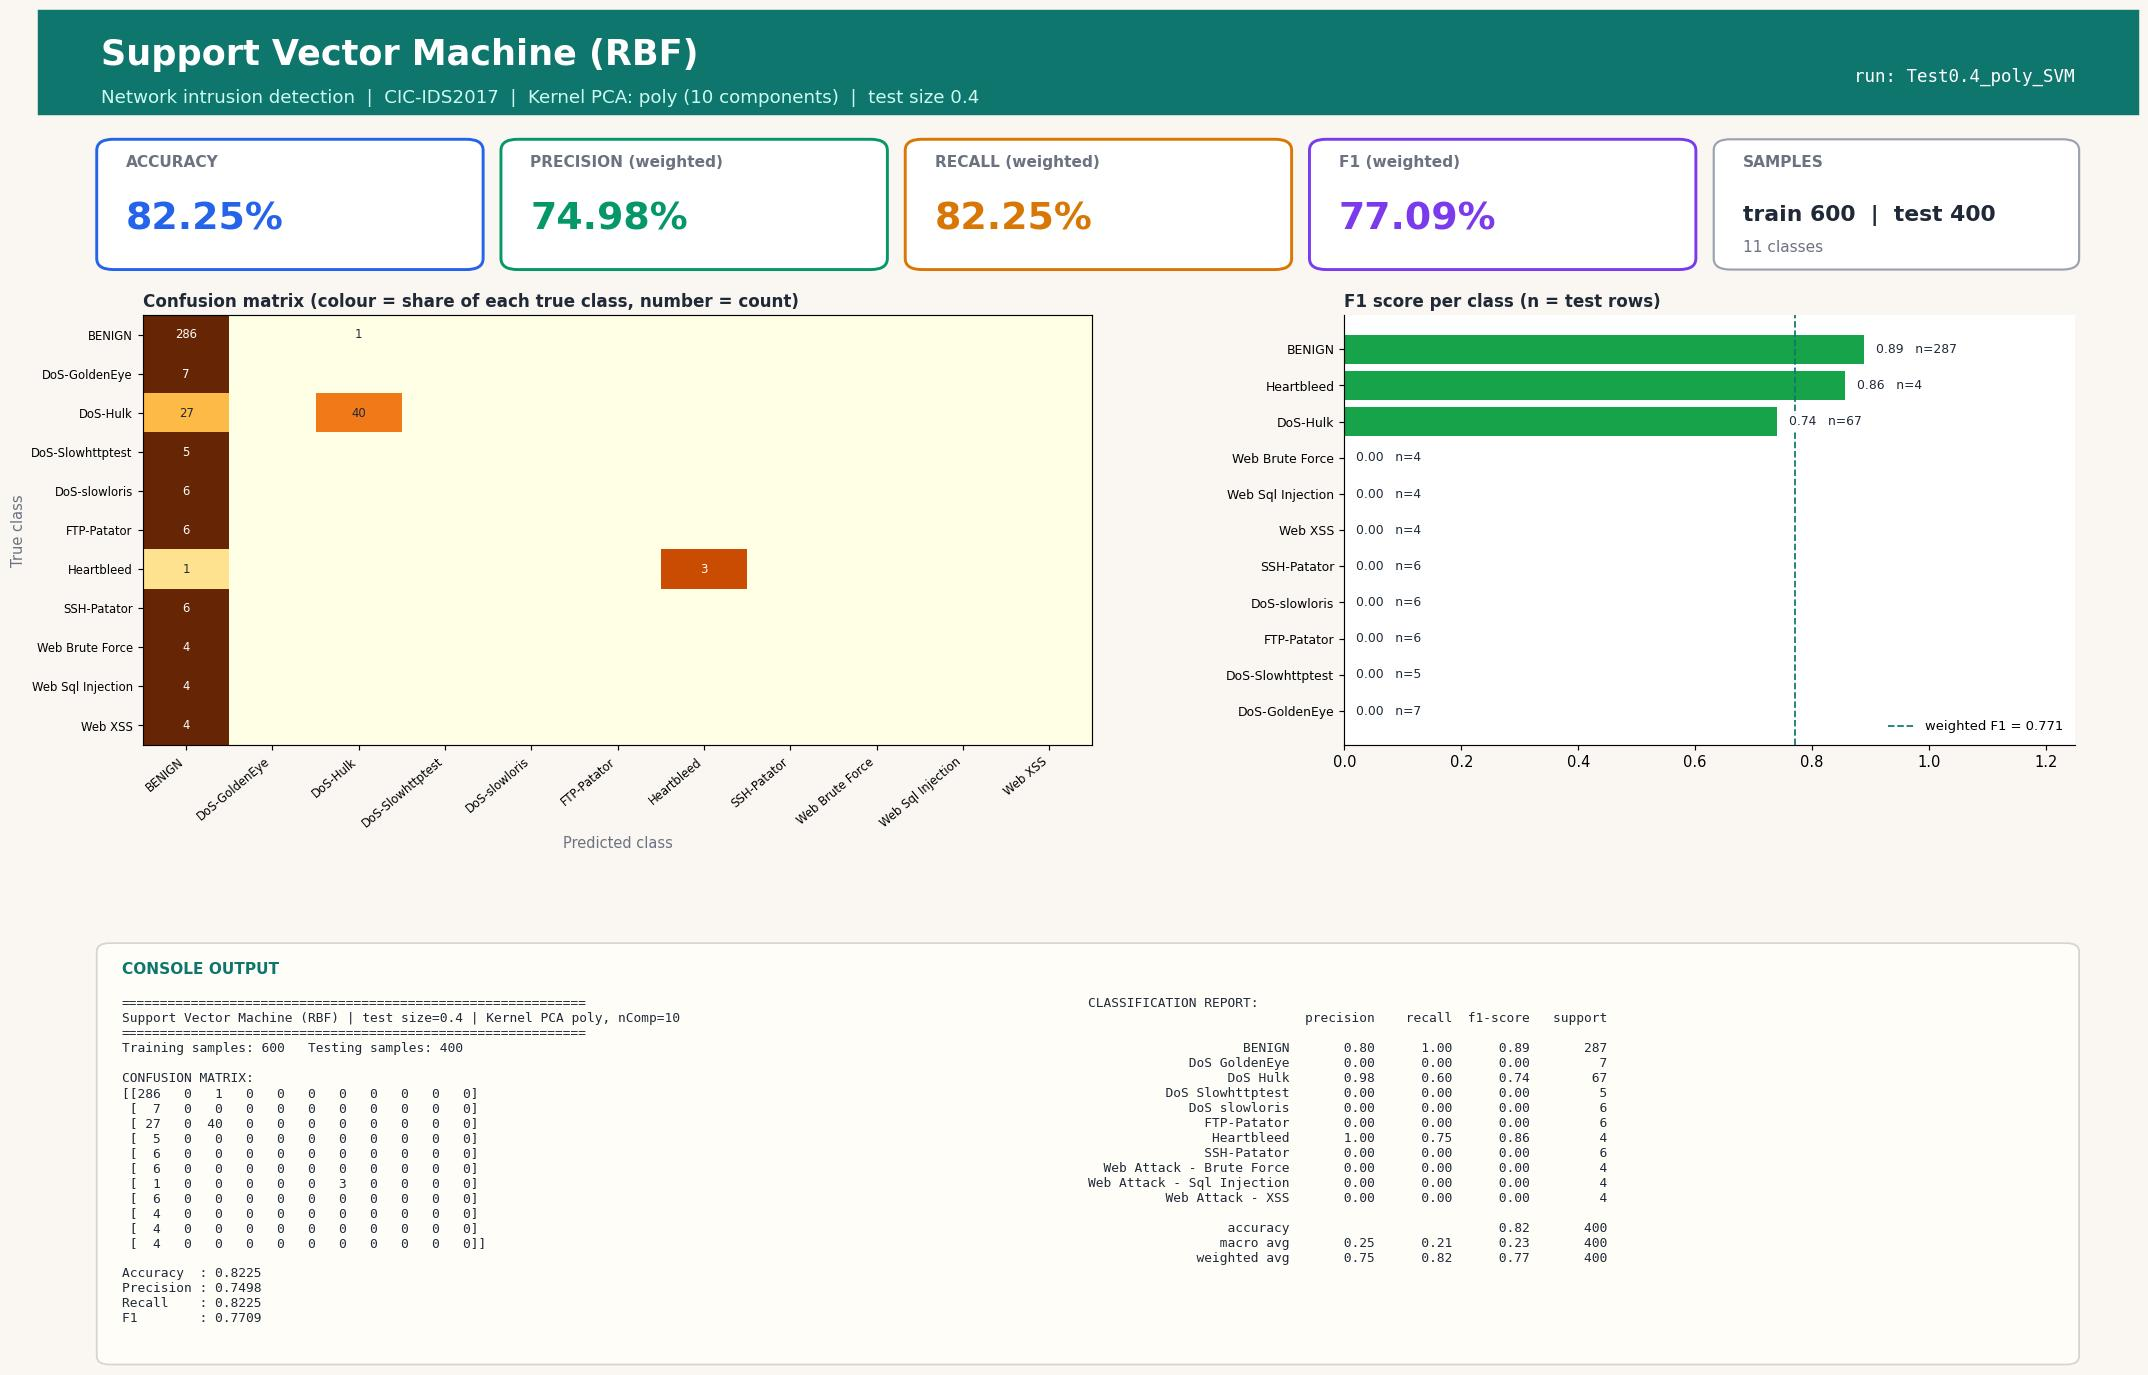

Here is the Python script that generated this plot:
#!/usr/bin/env python3
"""Support Vector Machine (RBF) | Test size 0.4 | Kernel PCA kernel=poly, n_components=10
CIC-IDS2017 (Tue+Wed+Thu-morning) 1000-row stratified sample.
Run in any IDE (Spyder / VS Code / PyCharm / Jupyter): open the file and press Run, no arguments needed.
Saves next to this file: 'Test0.4_poly_SVM.jpg' - one image with the console output (confusion matrix, metrics, classification report) plus charts."""
import json, os
import numpy as np
import matplotlib.pyplot as plt
from sklearn.decomposition import KernelPCA
from sklearn.svm import SVC
from sklearn.metrics import (accuracy_score, classification_report, confusion_matrix,
                             f1_score, precision_score, recall_score)
from sklearn.model_selection import train_test_split
from sklearn.preprocessing import StandardScaler

TEST_SIZE, KERNEL, N_COMP, ALG, ALG_NAME = 0.4, "poly", 10, "SVM", "Support Vector Machine (RBF)"
try:
    HERE = os.path.dirname(os.path.abspath(__file__))
except NameError:                      # Jupyter / interactive console
    HERE = os.getcwd()
def _find_root():                      # folder that contains data/sample.npz (works from any working directory)
    for p in (HERE, os.path.join(HERE, ".."), os.path.join(HERE, "..", ".."), os.getcwd()):
        if os.path.exists(os.path.join(p, "data", "sample.npz")):
            return os.path.abspath(p)
    raise FileNotFoundError("data/sample.npz not found - run prepare_data.py or keep the repo folder structure")
ROOT = _find_root()
tag = f"Test{TEST_SIZE}_{KERNEL}_{ALG}"

# 1. LOAD cached, cleaned sample (see prepare_data.py)
d = np.load(os.path.join(ROOT, "data", "sample.npz"), allow_pickle=True)
X, y, class_names = d["X"], d["y"], [str(c).replace("�", "-") for c in d["classes"]]

# 2. SPLIT
X_train, X_test, y_train, y_test = train_test_split(
    X, y, test_size=TEST_SIZE, random_state=42, stratify=y)

# 3. SCALE (fit on train only)
scaler = StandardScaler()
X_train = scaler.fit_transform(X_train); X_test = scaler.transform(X_test)

# 4. DIMENSIONALITY REDUCTION: Kernel PCA (fit on train only; gamma = sklearn default 1/n_features)
kpca = KernelPCA(n_components=N_COMP, kernel=KERNEL, random_state=0)
X_train = kpca.fit_transform(X_train); X_test = kpca.transform(X_test)

# 5. CLASSIFIER
classifier = SVC(kernel="rbf", C=1.0, gamma="scale", random_state=0)
classifier.fit(X_train, y_train)
y_pred = classifier.predict(X_test)

# 6. METRICS
labels = np.arange(len(class_names))
cm = confusion_matrix(y_test, y_pred, labels=labels)
res = dict(test_size=TEST_SIZE, kernel=KERNEL, n_components=N_COMP, algorithm=ALG, model=ALG_NAME,
           n_train=int(len(y_train)), n_test=int(len(y_test)),
           accuracy=accuracy_score(y_test, y_pred),
           precision=precision_score(y_test, y_pred, average="weighted", zero_division=0),
           recall=recall_score(y_test, y_pred, average="weighted", zero_division=0),
           f1=f1_score(y_test, y_pred, average="weighted", zero_division=0))
report = classification_report(y_test, y_pred, labels=labels, target_names=class_names, zero_division=0)
lines = ["=" * 60, f"{ALG_NAME} | test size={TEST_SIZE} | Kernel PCA {KERNEL}, nComp={N_COMP}", "=" * 60,
         f"Training samples: {len(y_train)}   Testing samples: {len(y_test)}", "", "CONFUSION MATRIX:", np.array2string(cm), ""]
for k in ("accuracy", "precision", "recall", "f1"): lines.append(f"{k.capitalize():10s}: {res[k]:.4f}")
lines += ["", "CLASSIFICATION REPORT:", report]
console_output = "\n".join(lines); print(console_output)

# 7. VISUAL OUTPUT: ONE report-style image (banner, KPI cards, charts, console output) - real results only
from matplotlib.patches import FancyBboxPatch, Rectangle
short = [c.replace("Web Attack - ", "Web ").replace("DoS ", "DoS-") for c in class_names]
rep = classification_report(y_test, y_pred, labels=labels, target_names=class_names, zero_division=0, output_dict=True)
cmn = cm / np.maximum(cm.sum(axis=1, keepdims=True), 1)          # row-normalised = per-class recall
INK, MUTED, BG, ACC = "#1f2937", "#6b7280", "#faf7f2", "#0f766e"
fig = plt.figure(figsize=(20, 13.2), dpi=105, facecolor=BG)
fig.add_artist(Rectangle((0, 0.925), 1, 0.075, transform=fig.transFigure, color=ACC, zorder=0))
fig.text(0.03, 0.968, f"{ALG_NAME}", fontsize=24, fontweight="bold", color="white", va="center")
fig.text(0.03, 0.937, f"Network intrusion detection  |  CIC-IDS2017  |  Kernel PCA: {KERNEL} ({N_COMP} components)  |  test size {TEST_SIZE}",
         fontsize=12.5, color="#ccfbf1", va="center")
fig.text(0.97, 0.952, f"run: {tag}", fontsize=12, color="white", ha="right", va="center", family="monospace")

# KPI cards
cards = [("ACCURACY", res["accuracy"], "#2563eb"), ("PRECISION (weighted)", res["precision"], "#059669"),
         ("RECALL (weighted)", res["recall"], "#d97706"), ("F1 (weighted)", res["f1"], "#7c3aed")]
for i, (lab, v, col) in enumerate(cards):
    x0 = 0.03 + i * 0.1925
    fig.add_artist(FancyBboxPatch((x0, 0.815), 0.18, 0.09, boxstyle="round,pad=0.002,rounding_size=0.008", transform=fig.transFigure,
                                  facecolor="white", edgecolor=col, linewidth=2))
    fig.text(x0 + 0.012, 0.887, lab, fontsize=10.5, color=MUTED, fontweight="bold")
    fig.text(x0 + 0.012, 0.842, f"{v * 100:.2f}%", fontsize=26, color=col, fontweight="bold")
fig.add_artist(FancyBboxPatch((0.80, 0.815), 0.17, 0.09, boxstyle="round,pad=0.002,rounding_size=0.008", transform=fig.transFigure,
                              facecolor="white", edgecolor="#9ca3af", linewidth=1.5))
fig.text(0.812, 0.887, "SAMPLES", fontsize=10.5, color=MUTED, fontweight="bold")
fig.text(0.812, 0.848, f"train {res['n_train']}  |  test {res['n_test']}", fontsize=15, color=INK, fontweight="bold")
fig.text(0.812, 0.826, f"{len(class_names)} classes", fontsize=10.5, color=MUTED)

gs = fig.add_gridspec(1, 2, left=0.05, right=0.97, top=0.78, bottom=0.47, wspace=0.30, width_ratios=[1.3, 1])
ax1 = fig.add_subplot(gs[0, 0]); ax2 = fig.add_subplot(gs[0, 1])
for ax in (ax1, ax2): ax.set_facecolor("white")
im = ax1.imshow(cmn, cmap="YlOrBr", vmin=0, vmax=1, aspect="auto")
ax1.set_xticks(labels); ax1.set_yticks(labels); ax1.set_xticklabels(short, rotation=40, ha="right", fontsize=8); ax1.set_yticklabels(short, fontsize=8)
ax1.set_title("Confusion matrix (colour = share of each true class, number = count)", loc="left", fontsize=11.5, color=INK, fontweight="bold")
ax1.set_xlabel("Predicted class", color=MUTED); ax1.set_ylabel("True class", color=MUTED)
for a_ in labels:
    for b_ in labels:
        if cm[a_, b_]: ax1.text(b_, a_, cm[a_, b_], ha="center", va="center", fontsize=8, color="white" if cmn[a_, b_] > 0.6 else INK)
f1s = [rep[c]["f1-score"] for c in class_names]; sup = [int(rep[c]["support"]) for c in class_names]
order = np.argsort(f1s)
cols = ["#dc2626" if f1s[i] < 0.34 else "#f59e0b" if f1s[i] < 0.67 else "#16a34a" for i in order]
ax2.barh(range(len(order)), [f1s[i] for i in order], color=cols)
ax2.set_yticks(range(len(order))); ax2.set_yticklabels([short[i] for i in order], fontsize=8.5); ax2.set_xlim(0, 1.25)
ax2.set_title("F1 score per class (n = test rows)", loc="left", fontsize=11.5, color=INK, fontweight="bold")
for k, i in enumerate(order): ax2.text(f1s[i] + 0.02, k, f"{f1s[i]:.2f}   n={sup[i]}", va="center", fontsize=8.5, color=INK, zorder=5, bbox=dict(facecolor="white", edgecolor="none", pad=1))
for sp in ("top", "right"): ax2.spines[sp].set_visible(False)
ax2.axvline(res["f1"], color=ACC, ls="--", lw=1.2, label=f"weighted F1 = {res['f1']:.3f}"); ax2.legend(loc="lower right", fontsize=9, frameon=False)

# console output panel (same text that is printed to the console)
fig.add_artist(FancyBboxPatch((0.03, 0.025), 0.94, 0.30, boxstyle="round,pad=0.002,rounding_size=0.006", transform=fig.transFigure,
                              facecolor="#fffdf8", edgecolor="#d6d3d1", linewidth=1.2))
fig.text(0.04, 0.305, "CONSOLE OUTPUT", fontsize=10.5, color=ACC, fontweight="bold")
split_at = lines.index("CLASSIFICATION REPORT:")
fig.text(0.04, 0.288, "\n".join(lines[:split_at]), family="monospace", fontsize=8.8, color=INK, va="top")
fig.text(0.50, 0.288, "\n".join(lines[split_at:]), family="monospace", fontsize=8.8, color=INK, va="top")
plt.savefig(os.path.join(HERE, tag + ".jpg"), format="jpg", bbox_inches="tight", facecolor=BG)
if os.environ.get("ACN_NO_SHOW") != "1": plt.show()   # IDEs display the image; run_all.py disables this
plt.close()

os.makedirs(os.path.join(ROOT, "results", "json"), exist_ok=True)
with open(os.path.join(ROOT, "results", "json", tag + ".json"), "w") as f: json.dump(res, f)
